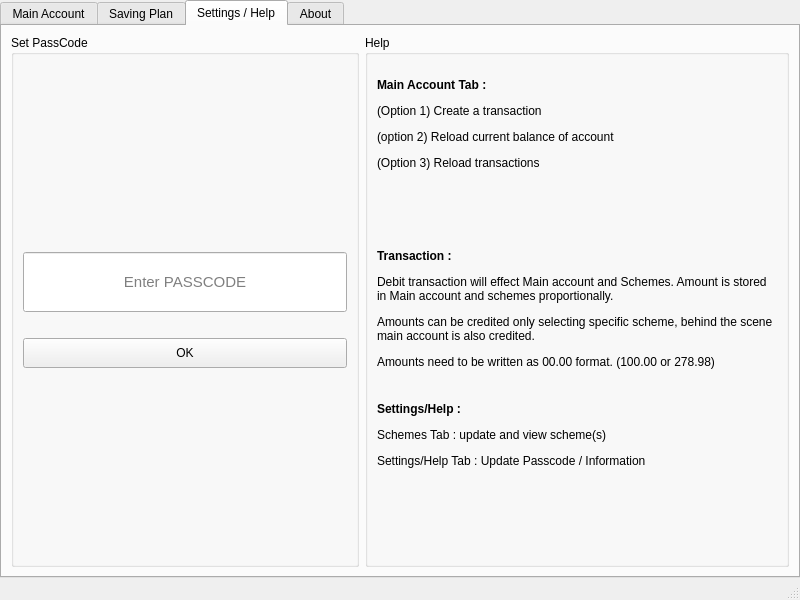
<?xml version="1.0" encoding="UTF-8"?>
<ui version="4.0">
 <class>Dashboard</class>
 <widget class="QMainWindow" name="Dashboard">
  <property name="geometry">
   <rect>
    <x>0</x>
    <y>0</y>
    <width>800</width>
    <height>600</height>
   </rect>
  </property>
  <property name="windowTitle">
   <string>Dashboard</string>
  </property>
  <property name="windowIcon">
   <iconset resource="resource.qrc">
    <normaloff>:/resources/images/Picture2.png</normaloff>:/resources/images/Picture2.png</iconset>
  </property>
  <widget class="QWidget" name="centralwidget">
   <layout class="QVBoxLayout" name="verticalLayout_6">
    <property name="leftMargin">
     <number>0</number>
    </property>
    <property name="topMargin">
     <number>0</number>
    </property>
    <property name="rightMargin">
     <number>0</number>
    </property>
    <property name="bottomMargin">
     <number>0</number>
    </property>
    <item>
     <widget class="QTabWidget" name="tab_5">
      <property name="currentIndex">
       <number>2</number>
      </property>
      <widget class="QWidget" name="tab">
       <attribute name="title">
        <string>Main Account</string>
       </attribute>
       <layout class="QVBoxLayout" name="verticalLayout_5">
        <item>
         <widget class="QGroupBox" name="groupBox_2">
          <property name="title">
           <string>Create Transaction</string>
          </property>
          <layout class="QGridLayout" name="gridLayout">
           <item row="0" column="0">
            <layout class="QHBoxLayout" name="horizontalLayout_4">
             <property name="spacing">
              <number>1</number>
             </property>
             <item>
              <widget class="QLabel" name="label_6">
               <property name="font">
                <font>
                 <weight>75</weight>
                 <bold>true</bold>
                </font>
               </property>
               <property name="autoFillBackground">
                <bool>false</bool>
               </property>
               <property name="styleSheet">
                <string notr="true">label{
outline: black;
}</string>
               </property>
               <property name="frameShape">
                <enum>QFrame::NoFrame</enum>
               </property>
               <property name="text">
                <string>Date</string>
               </property>
              </widget>
             </item>
             <item>
              <widget class="QDateEdit" name="dateEdit">
               <property name="autoFillBackground">
                <bool>false</bool>
               </property>
               <property name="dateTime">
                <datetime>
                 <hour>0</hour>
                 <minute>0</minute>
                 <second>0</second>
                 <year>2020</year>
                 <month>1</month>
                 <day>1</day>
                </datetime>
               </property>
               <property name="displayFormat">
                <string>yyyy/M/d</string>
               </property>
               <property name="calendarPopup">
                <bool>true</bool>
               </property>
              </widget>
             </item>
            </layout>
           </item>
           <item row="0" column="1">
            <widget class="Line" name="line">
             <property name="orientation">
              <enum>Qt::Vertical</enum>
             </property>
            </widget>
           </item>
           <item row="0" column="2">
            <layout class="QHBoxLayout" name="horizontalLayout_3">
             <item>
              <widget class="QLabel" name="label_5">
               <property name="font">
                <font>
                 <weight>75</weight>
                 <bold>true</bold>
                </font>
               </property>
               <property name="frameShape">
                <enum>QFrame::NoFrame</enum>
               </property>
               <property name="text">
                <string>Debit/Credit</string>
               </property>
              </widget>
             </item>
             <item>
              <widget class="QComboBox" name="comboBoxType">
               <property name="currentIndex">
                <number>-1</number>
               </property>
               <property name="placeholderText">
                <string>select</string>
               </property>
              </widget>
             </item>
            </layout>
           </item>
           <item row="0" column="3">
            <layout class="QHBoxLayout" name="horizontalLayout_15">
             <item>
              <widget class="Line" name="line_3">
               <property name="orientation">
                <enum>Qt::Vertical</enum>
               </property>
              </widget>
             </item>
             <item>
              <widget class="QLabel" name="label_11">
               <property name="font">
                <font>
                 <weight>75</weight>
                 <bold>true</bold>
                </font>
               </property>
               <property name="frameShape">
                <enum>QFrame::NoFrame</enum>
               </property>
               <property name="text">
                <string>Repository</string>
               </property>
              </widget>
             </item>
             <item>
              <widget class="QComboBox" name="comboBoxRepo">
               <property name="minimumSize">
                <size>
                 <width>150</width>
                 <height>0</height>
                </size>
               </property>
               <property name="editable">
                <bool>false</bool>
               </property>
               <property name="placeholderText">
                <string>select</string>
               </property>
              </widget>
             </item>
            </layout>
           </item>
           <item row="1" column="0">
            <layout class="QHBoxLayout" name="horizontalLayout">
             <item>
              <widget class="QLabel" name="label_4">
               <property name="font">
                <font>
                 <weight>75</weight>
                 <bold>true</bold>
                </font>
               </property>
               <property name="frameShape">
                <enum>QFrame::NoFrame</enum>
               </property>
               <property name="text">
                <string>Amount</string>
               </property>
              </widget>
             </item>
             <item>
              <widget class="QLineEdit" name="txtAmount">
               <property name="sizePolicy">
                <sizepolicy hsizetype="Preferred" vsizetype="Fixed">
                 <horstretch>120</horstretch>
                 <verstretch>0</verstretch>
                </sizepolicy>
               </property>
               <property name="alignment">
                <set>Qt::AlignRight|Qt::AlignTrailing|Qt::AlignVCenter</set>
               </property>
               <property name="placeholderText">
                <string/>
               </property>
              </widget>
             </item>
            </layout>
           </item>
           <item row="1" column="1">
            <widget class="Line" name="line_2">
             <property name="orientation">
              <enum>Qt::Vertical</enum>
             </property>
            </widget>
           </item>
           <item row="1" column="2">
            <layout class="QHBoxLayout" name="horizontalLayout_5">
             <property name="spacing">
              <number>1</number>
             </property>
             <item>
              <widget class="QLabel" name="label_7">
               <property name="font">
                <font>
                 <weight>75</weight>
                 <bold>true</bold>
                </font>
               </property>
               <property name="frameShape">
                <enum>QFrame::NoFrame</enum>
               </property>
               <property name="text">
                <string>Description</string>
               </property>
              </widget>
             </item>
             <item>
              <widget class="QLineEdit" name="txtDescription"/>
             </item>
            </layout>
           </item>
           <item row="1" column="3">
            <widget class="QPushButton" name="btnCreateTransaction">
             <property name="minimumSize">
              <size>
               <width>0</width>
               <height>50</height>
              </size>
             </property>
             <property name="text">
              <string>CREATE TRANSACTION</string>
             </property>
            </widget>
           </item>
          </layout>
         </widget>
        </item>
        <item>
         <widget class="QFrame" name="frame">
          <property name="frameShape">
           <enum>QFrame::StyledPanel</enum>
          </property>
          <property name="frameShadow">
           <enum>QFrame::Raised</enum>
          </property>
          <layout class="QHBoxLayout" name="horizontalLayout_6">
           <item>
            <layout class="QHBoxLayout" name="horizontalLayout_8">
             <item>
              <layout class="QHBoxLayout" name="horizontalLayout_7">
               <item>
                <widget class="QLabel" name="label_12">
                 <property name="font">
                  <font>
                   <weight>75</weight>
                   <bold>true</bold>
                  </font>
                 </property>
                 <property name="text">
                  <string>Current balance</string>
                 </property>
                </widget>
               </item>
               <item>
                <widget class="QLineEdit" name="txtBalance"/>
               </item>
              </layout>
             </item>
             <item>
              <widget class="QPushButton" name="btnFetchBal">
               <property name="text">
                <string>Reload Balance</string>
               </property>
              </widget>
             </item>
            </layout>
           </item>
           <item>
            <widget class="QLabel" name="lblStatus_2">
             <property name="minimumSize">
              <size>
               <width>300</width>
               <height>0</height>
              </size>
             </property>
             <property name="text">
              <string>[status]</string>
             </property>
            </widget>
           </item>
          </layout>
         </widget>
        </item>
        <item>
         <widget class="QFrame" name="frame_2">
          <property name="frameShape">
           <enum>QFrame::StyledPanel</enum>
          </property>
          <property name="frameShadow">
           <enum>QFrame::Raised</enum>
          </property>
          <layout class="QHBoxLayout" name="horizontalLayout_9">
           <item>
            <widget class="QTableView" name="tableView_transactions"/>
           </item>
           <item>
            <widget class="QPushButton" name="btnLoadData">
             <property name="minimumSize">
              <size>
               <width>0</width>
               <height>100</height>
              </size>
             </property>
             <property name="text">
              <string>LOAD DATA</string>
             </property>
            </widget>
           </item>
          </layout>
         </widget>
        </item>
       </layout>
      </widget>
      <widget class="QWidget" name="tab_2">
       <attribute name="title">
        <string>Saving Plan</string>
       </attribute>
       <layout class="QHBoxLayout" name="horizontalLayout_10">
        <property name="leftMargin">
         <number>0</number>
        </property>
        <property name="rightMargin">
         <number>0</number>
        </property>
        <property name="bottomMargin">
         <number>5</number>
        </property>
        <item>
         <widget class="QGroupBox" name="groupBox_4">
          <property name="sizePolicy">
           <sizepolicy hsizetype="Preferred" vsizetype="Preferred">
            <horstretch>0</horstretch>
            <verstretch>0</verstretch>
           </sizepolicy>
          </property>
          <property name="title">
           <string>Savings Plan Scheme</string>
          </property>
          <layout class="QGridLayout" name="gridLayout_2">
           <item row="0" column="0">
            <widget class="QLabel" name="label_16">
             <property name="text">
              <string>Name</string>
             </property>
             <property name="alignment">
              <set>Qt::AlignCenter</set>
             </property>
            </widget>
           </item>
           <item row="2" column="0" colspan="3">
            <layout class="QVBoxLayout" name="verticalLayout_2">
             <item>
              <widget class="QLabel" name="label_22">
               <property name="text">
                <string>[+status]</string>
               </property>
              </widget>
             </item>
             <item>
              <layout class="QHBoxLayout" name="horizontalLayout_2">
               <item>
                <widget class="QPushButton" name="validatepercentages">
                 <property name="text">
                  <string>Validate Percentages</string>
                 </property>
                </widget>
               </item>
              </layout>
             </item>
            </layout>
           </item>
           <item row="1" column="0" colspan="2">
            <layout class="QVBoxLayout" name="verticalLayout_3">
             <property name="leftMargin">
              <number>10</number>
             </property>
             <item>
              <layout class="QHBoxLayout" name="horizontalLayout_16">
               <item>
                <widget class="QLineEdit" name="txtScheme_1">
                 <property name="placeholderText">
                  <string>Scheme 1</string>
                 </property>
                </widget>
               </item>
               <item>
                <widget class="QLineEdit" name="txtPerc1">
                 <property name="toolTip">
                  <string>Enter whole numbers</string>
                 </property>
                </widget>
               </item>
               <item>
                <widget class="QLabel" name="label_31">
                 <property name="text">
                  <string>%</string>
                 </property>
                 <property name="margin">
                  <number>6</number>
                 </property>
                </widget>
               </item>
              </layout>
             </item>
             <item>
              <layout class="QHBoxLayout" name="horizontalLayout_17">
               <item>
                <widget class="QLineEdit" name="txtScheme_2">
                 <property name="placeholderText">
                  <string>Scheme 2</string>
                 </property>
                </widget>
               </item>
               <item>
                <widget class="QLineEdit" name="txtPerc2">
                 <property name="toolTip">
                  <string>Enter whole numbers</string>
                 </property>
                </widget>
               </item>
               <item>
                <widget class="QLabel" name="label_32">
                 <property name="text">
                  <string>%</string>
                 </property>
                 <property name="margin">
                  <number>6</number>
                 </property>
                </widget>
               </item>
              </layout>
             </item>
             <item>
              <layout class="QHBoxLayout" name="horizontalLayout_18">
               <item>
                <widget class="QLineEdit" name="txtScheme_3">
                 <property name="placeholderText">
                  <string>Scheme 3</string>
                 </property>
                </widget>
               </item>
               <item>
                <widget class="QLineEdit" name="txtPerc3">
                 <property name="toolTip">
                  <string>Enter whole numbers</string>
                 </property>
                </widget>
               </item>
               <item>
                <widget class="QLabel" name="label_33">
                 <property name="text">
                  <string>%</string>
                 </property>
                 <property name="margin">
                  <number>6</number>
                 </property>
                </widget>
               </item>
              </layout>
             </item>
             <item>
              <layout class="QHBoxLayout" name="horizontalLayout_19">
               <item>
                <widget class="QLineEdit" name="txtScheme_4">
                 <property name="placeholderText">
                  <string>Scheme 4</string>
                 </property>
                </widget>
               </item>
               <item>
                <widget class="QLineEdit" name="txtPerc4">
                 <property name="toolTip">
                  <string>Enter whole numbers</string>
                 </property>
                </widget>
               </item>
               <item>
                <widget class="QLabel" name="label_34">
                 <property name="text">
                  <string>%</string>
                 </property>
                 <property name="margin">
                  <number>6</number>
                 </property>
                </widget>
               </item>
              </layout>
             </item>
            </layout>
           </item>
           <item row="4" column="0" colspan="3">
            <widget class="QLabel" name="label_18">
             <property name="autoFillBackground">
              <bool>false</bool>
             </property>
             <property name="text">
              <string>&lt;html&gt;&lt;head/&gt;&lt;body&gt;&lt;p&gt;&lt;span style=&quot; font-weight:600;&quot;&gt;Info :&lt;/span&gt;&lt;/p&gt;&lt;p&gt;(1) Add Percentages sum upto 100 &lt;/p&gt;&lt;p&gt;(2) Add whole numbers in percentages ( 10) not (9.5)&lt;/p&gt;&lt;p&gt;(3) Dont add negative and percentage values higher than 100&lt;/p&gt;&lt;p&gt;(4) Write scheme name when updating the percentage values.&lt;br/&gt;&lt;/p&gt;&lt;/body&gt;&lt;/html&gt;</string>
             </property>
             <property name="textFormat">
              <enum>Qt::RichText</enum>
             </property>
             <property name="scaledContents">
              <bool>false</bool>
             </property>
             <property name="wordWrap">
              <bool>true</bool>
             </property>
            </widget>
           </item>
           <item row="0" column="1">
            <widget class="QLabel" name="label_15">
             <property name="text">
              <string>Percentage</string>
             </property>
             <property name="alignment">
              <set>Qt::AlignCenter</set>
             </property>
            </widget>
           </item>
           <item row="1" column="2">
            <layout class="QVBoxLayout" name="verticalLayout_4">
             <item>
              <widget class="QPushButton" name="schemeEdit1">
               <property name="text">
                <string>EDIT</string>
               </property>
              </widget>
             </item>
             <item>
              <widget class="QPushButton" name="schemeEdit2">
               <property name="text">
                <string>EDIT</string>
               </property>
              </widget>
             </item>
             <item>
              <widget class="QPushButton" name="schemeEdit3">
               <property name="text">
                <string>EDIT</string>
               </property>
              </widget>
             </item>
             <item>
              <widget class="QPushButton" name="schemeEdit4">
               <property name="text">
                <string>EDIT</string>
               </property>
              </widget>
             </item>
            </layout>
           </item>
           <item row="3" column="0">
            <spacer name="verticalSpacer_3">
             <property name="orientation">
              <enum>Qt::Vertical</enum>
             </property>
             <property name="sizeType">
              <enum>QSizePolicy::Expanding</enum>
             </property>
             <property name="sizeHint" stdset="0">
              <size>
               <width>20</width>
               <height>50</height>
              </size>
             </property>
            </spacer>
           </item>
          </layout>
         </widget>
        </item>
        <item>
         <widget class="QGroupBox" name="groupBox_5">
          <property name="sizePolicy">
           <sizepolicy hsizetype="Fixed" vsizetype="Preferred">
            <horstretch>0</horstretch>
            <verstretch>0</verstretch>
           </sizepolicy>
          </property>
          <property name="minimumSize">
           <size>
            <width>400</width>
            <height>0</height>
           </size>
          </property>
          <property name="title">
           <string>View Balances</string>
          </property>
          <layout class="QVBoxLayout" name="verticalLayout_7">
           <item>
            <widget class="QTableView" name="tableView_savingsplan"/>
           </item>
           <item>
            <widget class="QPushButton" name="btnLoadsaving">
             <property name="text">
              <string>Load Data</string>
             </property>
            </widget>
           </item>
           <item>
            <spacer name="verticalSpacer_2">
             <property name="orientation">
              <enum>Qt::Vertical</enum>
             </property>
             <property name="sizeHint" stdset="0">
              <size>
               <width>20</width>
               <height>30</height>
              </size>
             </property>
            </spacer>
           </item>
          </layout>
         </widget>
        </item>
        <item>
         <widget class="QLabel" name="label_25">
          <property name="text">
           <string/>
          </property>
         </widget>
        </item>
        <item>
         <widget class="QLabel" name="label_23">
          <property name="text">
           <string/>
          </property>
         </widget>
        </item>
       </layout>
      </widget>
      <widget class="QWidget" name="tab_4">
       <attribute name="title">
        <string>Settings / Help</string>
       </attribute>
       <layout class="QHBoxLayout" name="horizontalLayout_11">
        <item>
         <widget class="QGroupBox" name="groupBox_7">
          <property name="title">
           <string>Set PassCode</string>
          </property>
          <layout class="QVBoxLayout" name="verticalLayout_8">
           <item>
            <spacer name="verticalSpacer_4">
             <property name="orientation">
              <enum>Qt::Vertical</enum>
             </property>
             <property name="sizeHint" stdset="0">
              <size>
               <width>20</width>
               <height>40</height>
              </size>
             </property>
            </spacer>
           </item>
           <item>
            <widget class="QLineEdit" name="txtPasscode">
             <property name="minimumSize">
              <size>
               <width>0</width>
               <height>60</height>
              </size>
             </property>
             <property name="font">
              <font>
               <pointsize>11</pointsize>
              </font>
             </property>
             <property name="echoMode">
              <enum>QLineEdit::Password</enum>
             </property>
             <property name="alignment">
              <set>Qt::AlignCenter</set>
             </property>
             <property name="placeholderText">
              <string>Enter PASSCODE</string>
             </property>
            </widget>
           </item>
           <item>
            <widget class="QLabel" name="lblStatus">
             <property name="text">
              <string/>
             </property>
            </widget>
           </item>
           <item>
            <widget class="QPushButton" name="pushButton_5">
             <property name="minimumSize">
              <size>
               <width>0</width>
               <height>30</height>
              </size>
             </property>
             <property name="text">
              <string>OK</string>
             </property>
            </widget>
           </item>
           <item>
            <spacer name="verticalSpacer">
             <property name="orientation">
              <enum>Qt::Vertical</enum>
             </property>
             <property name="sizeHint" stdset="0">
              <size>
               <width>20</width>
               <height>40</height>
              </size>
             </property>
            </spacer>
           </item>
          </layout>
         </widget>
        </item>
        <item>
         <widget class="QGroupBox" name="groupBox_6">
          <property name="title">
           <string>Help</string>
          </property>
          <layout class="QVBoxLayout" name="verticalLayout_9">
           <item>
            <layout class="QVBoxLayout" name="verticalLayout">
             <item>
              <widget class="QLabel" name="label_17">
               <property name="minimumSize">
                <size>
                 <width>400</width>
                 <height>0</height>
                </size>
               </property>
               <property name="autoFillBackground">
                <bool>false</bool>
               </property>
               <property name="text">
                <string>&lt;html&gt;&lt;head/&gt;&lt;body&gt;&lt;p&gt;&lt;span style=&quot; font-size:9pt; font-weight:600;&quot;&gt;Main Account Tab :&lt;/span&gt;&lt;/p&gt;&lt;p&gt;(Option 1) Create a transaction &lt;/p&gt;&lt;p&gt;(option 2) Reload current balance of account &lt;/p&gt;&lt;p&gt;(Option 3) Reload transactions &lt;/p&gt;&lt;p&gt;&lt;br/&gt;&lt;/p&gt;&lt;/body&gt;&lt;/html&gt;</string>
               </property>
               <property name="textFormat">
                <enum>Qt::RichText</enum>
               </property>
               <property name="scaledContents">
                <bool>false</bool>
               </property>
               <property name="wordWrap">
                <bool>true</bool>
               </property>
              </widget>
             </item>
             <item>
              <widget class="QLabel" name="label_20">
               <property name="autoFillBackground">
                <bool>false</bool>
               </property>
               <property name="text">
                <string>&lt;html&gt;&lt;head/&gt;&lt;body&gt;&lt;p&gt;&lt;span style=&quot; font-size:9pt; font-weight:600;&quot;&gt;Transaction :&lt;/span&gt;&lt;/p&gt;&lt;p&gt;Debit transaction will effect Main account and Schemes. Amount is stored in Main account and schemes proportionally.&lt;/p&gt;&lt;p&gt;Amounts can be credited only selecting specific scheme, behind the scene main account is also credited.&lt;/p&gt;&lt;p&gt;Amounts need to be written as 00.00 format. (100.00 or 278.98)&lt;/p&gt;&lt;/body&gt;&lt;/html&gt;</string>
               </property>
               <property name="textFormat">
                <enum>Qt::RichText</enum>
               </property>
               <property name="scaledContents">
                <bool>false</bool>
               </property>
               <property name="wordWrap">
                <bool>true</bool>
               </property>
              </widget>
             </item>
             <item>
              <widget class="QLabel" name="label_21">
               <property name="autoFillBackground">
                <bool>false</bool>
               </property>
               <property name="text">
                <string>&lt;html&gt;&lt;head/&gt;&lt;body&gt;&lt;p&gt;&lt;span style=&quot; font-size:9pt; font-weight:600;&quot;&gt;Settings/Help :&lt;/span&gt;&lt;/p&gt;&lt;p&gt;Schemes Tab : update and view scheme(s)&lt;/p&gt;&lt;p&gt;Settings/Help Tab : Update Passcode / Information&lt;/p&gt;&lt;p&gt;&lt;br/&gt;&lt;/p&gt;&lt;p&gt;&lt;br/&gt;&lt;/p&gt;&lt;/body&gt;&lt;/html&gt;</string>
               </property>
               <property name="textFormat">
                <enum>Qt::RichText</enum>
               </property>
               <property name="scaledContents">
                <bool>false</bool>
               </property>
               <property name="wordWrap">
                <bool>true</bool>
               </property>
              </widget>
             </item>
            </layout>
           </item>
          </layout>
         </widget>
        </item>
       </layout>
      </widget>
      <widget class="QWidget" name="tab_3">
       <attribute name="title">
        <string>About</string>
       </attribute>
       <layout class="QVBoxLayout" name="verticalLayout_10">
        <item>
         <widget class="QLabel" name="lblimg">
          <property name="minimumSize">
           <size>
            <width>300</width>
            <height>300</height>
           </size>
          </property>
          <property name="text">
           <string>image</string>
          </property>
          <property name="alignment">
           <set>Qt::AlignCenter</set>
          </property>
         </widget>
        </item>
        <item>
         <widget class="QLabel" name="label_26">
          <property name="font">
           <font>
            <pointsize>12</pointsize>
           </font>
          </property>
          <property name="text">
           <string>An application to view your spending potential</string>
          </property>
          <property name="alignment">
           <set>Qt::AlignCenter</set>
          </property>
         </widget>
        </item>
        <item>
         <widget class="QLabel" name="label_27">
          <property name="font">
           <font>
            <pointsize>10</pointsize>
           </font>
          </property>
          <property name="text">
           <string>version 1.0</string>
          </property>
          <property name="alignment">
           <set>Qt::AlignCenter</set>
          </property>
         </widget>
        </item>
       </layout>
      </widget>
     </widget>
    </item>
   </layout>
  </widget>
  <widget class="QMenuBar" name="menubar">
   <property name="geometry">
    <rect>
     <x>0</x>
     <y>0</y>
     <width>800</width>
     <height>26</height>
    </rect>
   </property>
  </widget>
  <widget class="QStatusBar" name="statusbar"/>
 </widget>
 <resources>
  <include location="resource.qrc"/>
 </resources>
 <connections/>
</ui>
